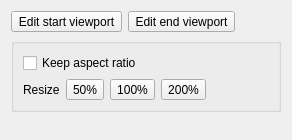
         <widget class="QWidget" name="tab_animation">
          <attribute name="title">
           <string>Animation</string>
          </attribute>
          <layout class="QGridLayout" name="gridLayout_6">
           <item row="0" column="1">
            <widget class="QToolButton" name="anim_end">
             <property name="text">
              <string>Edit end viewport</string>
             </property>
             <property name="checkable">
              <bool>true</bool>
             </property>
            </widget>
           </item>
           <item row="2" column="0" colspan="2">
            <spacer name="verticalSpacer">
             <property name="orientation">
              <enum>Qt::Orientation::Vertical</enum>
             </property>
             <property name="sizeHint" stdset="0">
              <size>
               <width>20</width>
               <height>17</height>
              </size>
             </property>
            </spacer>
           </item>
           <item row="0" column="0">
            <widget class="QToolButton" name="anim_start">
             <property name="text">
              <string>Edit start viewport</string>
             </property>
             <property name="checkable">
              <bool>true</bool>
             </property>
            </widget>
           </item>
           <item row="0" column="2">
            <spacer name="horizontalSpacer_6">
             <property name="orientation">
              <enum>Qt::Orientation::Horizontal</enum>
             </property>
             <property name="sizeHint" stdset="0">
              <size>
               <width>40</width>
               <height>20</height>
              </size>
             </property>
            </spacer>
           </item>
           <item row="1" column="0" colspan="3">
            <widget class="QGroupBox" name="align_box">
             <property name="title">
              <string/>
             </property>
             <layout class="QGridLayout" name="gridLayout_8">
              <item row="0" column="0">
               <widget class="QCheckBox" name="keep_aspect">
                <property name="text">
                 <string>Keep aspect ratio</string>
                </property>
               </widget>
              </item>
              <item row="1" column="0">
               <layout class="QHBoxLayout" name="horizontalLayout_5">
                <item>
                 <widget class="QLabel" name="label_7">
                  <property name="text">
                   <string>Resize</string>
                  </property>
                 </widget>
                </item>
                <item>
                 <widget class="QToolButton" name="resize50">
                  <property name="text">
                   <string>50%</string>
                  </property>
                 </widget>
                </item>
                <item>
                 <widget class="QToolButton" name="resize100">
                  <property name="text">
                   <string>100%</string>
                  </property>
                 </widget>
                </item>
                <item>
                 <widget class="QToolButton" name="resize200">
                  <property name="text">
                   <string>200%</string>
                  </property>
                 </widget>
                </item>
                <item>
                 <spacer name="horizontalSpacer_7">
                  <property name="orientation">
                   <enum>Qt::Orientation::Horizontal</enum>
                  </property>
                  <property name="sizeHint" stdset="0">
                   <size>
                    <width>40</width>
                    <height>20</height>
                   </size>
                  </property>
                 </spacer>
                </item>
               </layout>
              </item>
             </layout>
            </widget>
           </item>
          </layout>
         </widget>
